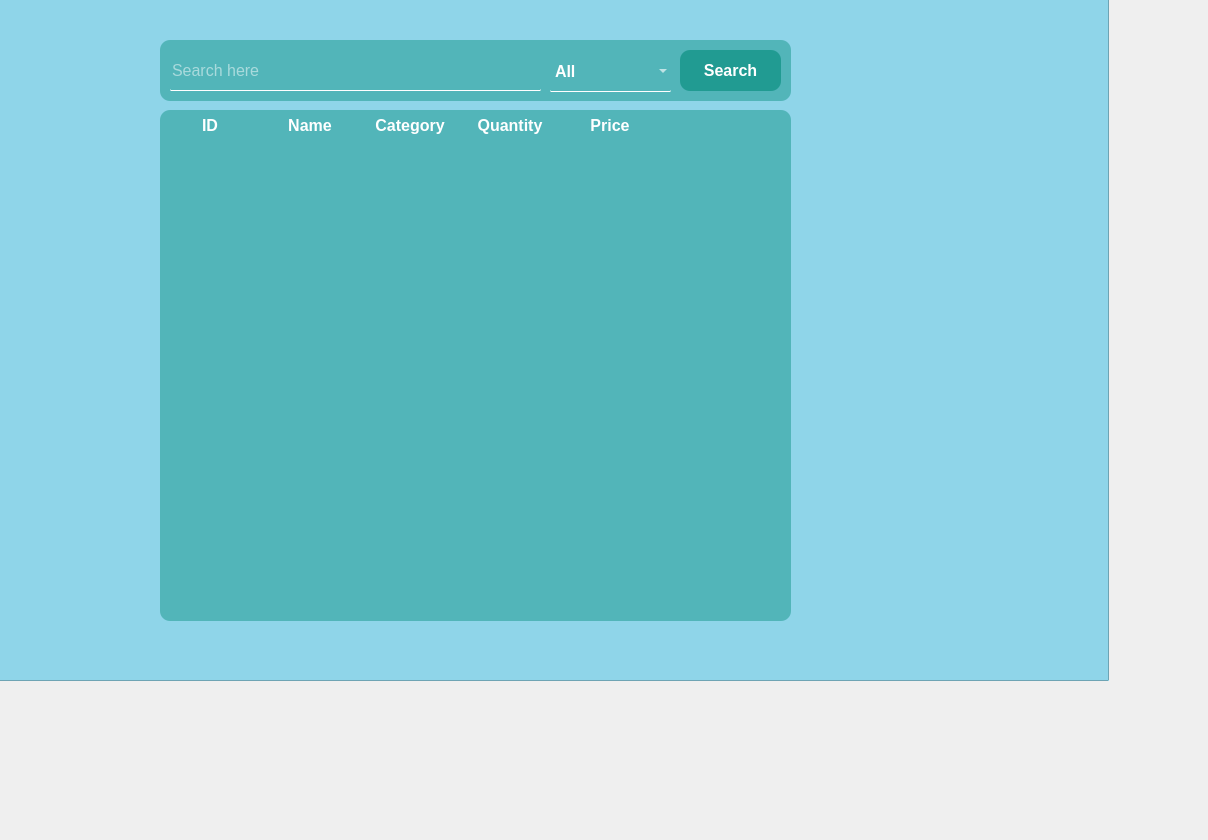
   <widget class="QWidget" name="tab">
    <attribute name="title">
     <string>Products</string>
    </attribute>
    <widget class="QFrame" name="mainFrame">
     <property name="geometry">
      <rect>
       <x>-90</x>
       <y>-150</y>
       <width>1199</width>
       <height>831</height>
      </rect>
     </property>
     <property name="styleSheet">
      <string notr="true">#mainFrame{
background-color:rgb(143,213,233);
}

#searchBtn:hover{
background-color: rgba(0,0,0,0.5);
border-radius: 10px;
color: white;
}
#searchBtn{
background-color: rgba(21,149,136,0.8);

border-radius: 10px;
color: white;
}
#searchtxtbox{
color: white;
border-radius: 1px;
background-color: transparent;
border-bottom: 1px solid white;
}
#searchframe{
background-color: rgba(21,149,136,0.5);
border-radius: 10px;
}
</string>
     </property>
     <property name="frameShape">
      <enum>QFrame::StyledPanel</enum>
     </property>
     <property name="frameShadow">
      <enum>QFrame::Raised</enum>
     </property>
     <widget class="QTableWidget" name="productTable">
      <property name="geometry">
       <rect>
        <x>250</x>
        <y>260</y>
        <width>631</width>
        <height>511</height>
       </rect>
      </property>
      <property name="font">
       <font>
        <pointsize>12</pointsize>
       </font>
      </property>
      <property name="styleSheet">
       <string notr="true">
background-color: rgba(21,149,136,0.5);
border-radius: 10px;
color: white;
</string>
      </property>
      <property name="selectionMode">
       <enum>QAbstractItemView::NoSelection</enum>
      </property>
      <property name="selectionBehavior">
       <enum>QAbstractItemView::SelectItems</enum>
      </property>
      <property name="showGrid">
       <bool>false</bool>
      </property>
      <property name="rowCount">
       <number>10</number>
      </property>
      <property name="columnCount">
       <number>5</number>
      </property>
      <attribute name="horizontalHeaderVisible">
       <bool>false</bool>
      </attribute>
      <attribute name="verticalHeaderVisible">
       <bool>false</bool>
      </attribute>
      <row/>
      <row/>
      <row/>
      <row/>
      <row/>
      <row/>
      <row/>
      <row/>
      <row/>
      <row/>
      <column/>
      <column/>
      <column/>
      <column/>
      <column/>
      <item row="0" column="0">
       <property name="text">
        <string>ID</string>
       </property>
       <property name="font">
        <font>
         <pointsize>12</pointsize>
         <weight>75</weight>
         <bold>true</bold>
        </font>
       </property>
       <property name="textAlignment">
        <set>AlignCenter</set>
       </property>
       <property name="flags">
        <set>ItemIsUserCheckable|ItemIsEnabled</set>
       </property>
      </item>
      <item row="0" column="1">
       <property name="text">
        <string>Name</string>
       </property>
       <property name="font">
        <font>
         <pointsize>12</pointsize>
         <weight>75</weight>
         <bold>true</bold>
        </font>
       </property>
       <property name="textAlignment">
        <set>AlignCenter</set>
       </property>
      </item>
      <item row="0" column="2">
       <property name="text">
        <string>Category</string>
       </property>
       <property name="font">
        <font>
         <pointsize>12</pointsize>
         <weight>75</weight>
         <bold>true</bold>
        </font>
       </property>
       <property name="textAlignment">
        <set>AlignCenter</set>
       </property>
      </item>
      <item row="0" column="3">
       <property name="text">
        <string>Quantity</string>
       </property>
       <property name="font">
        <font>
         <pointsize>12</pointsize>
         <weight>75</weight>
         <bold>true</bold>
        </font>
       </property>
       <property name="textAlignment">
        <set>AlignCenter</set>
       </property>
      </item>
      <item row="0" column="4">
       <property name="text">
        <string>Price</string>
       </property>
       <property name="font">
        <font>
         <pointsize>12</pointsize>
         <weight>75</weight>
         <bold>true</bold>
        </font>
       </property>
       <property name="textAlignment">
        <set>AlignCenter</set>
       </property>
      </item>
      <item row="1" column="0">
       <property name="text">
        <string/>
       </property>
       <property name="flags">
        <set>ItemIsDragEnabled|ItemIsUserCheckable|ItemIsEnabled</set>
       </property>
      </item>
      <item row="1" column="1">
       <property name="flags">
        <set>ItemIsDragEnabled|ItemIsUserCheckable|ItemIsEnabled</set>
       </property>
      </item>
     </widget>
     <widget class="QFrame" name="searchframe">
      <property name="geometry">
       <rect>
        <x>250</x>
        <y>190</y>
        <width>631</width>
        <height>61</height>
       </rect>
      </property>
      <property name="styleSheet">
       <string notr="true"/>
      </property>
      <property name="frameShape">
       <enum>QFrame::StyledPanel</enum>
      </property>
      <property name="frameShadow">
       <enum>QFrame::Raised</enum>
      </property>
      <widget class="QLineEdit" name="searchtxtbox">
       <property name="geometry">
        <rect>
         <x>10</x>
         <y>10</y>
         <width>371</width>
         <height>41</height>
        </rect>
       </property>
       <property name="font">
        <font>
         <pointsize>12</pointsize>
        </font>
       </property>
       <property name="placeholderText">
        <string>Search here</string>
       </property>
      </widget>
      <widget class="QPushButton" name="searchBtn">
       <property name="geometry">
        <rect>
         <x>520</x>
         <y>10</y>
         <width>101</width>
         <height>41</height>
        </rect>
       </property>
       <property name="font">
        <font>
         <pointsize>12</pointsize>
         <weight>75</weight>
         <bold>true</bold>
        </font>
       </property>
       <property name="text">
        <string>Search</string>
       </property>
      </widget>
      <widget class="QComboBox" name="comboBox">
       <property name="geometry">
        <rect>
         <x>390</x>
         <y>11</y>
         <width>121</width>
         <height>41</height>
        </rect>
       </property>
       <property name="font">
        <font>
         <pointsize>12</pointsize>
         <weight>75</weight>
         <bold>true</bold>
        </font>
       </property>
       <property name="styleSheet">
        <string notr="true">#comboBox{
color: white;
border-radius: 1px;
background-color: transparent;
border-bottom: 1px solid white;
}</string>
       </property>
       <item>
        <property name="text">
         <string>All</string>
        </property>
       </item>
       <item>
        <property name="text">
         <string>ID</string>
        </property>
       </item>
       <item>
        <property name="text">
         <string>Name</string>
        </property>
       </item>
       <item>
        <property name="text">
         <string>Category</string>
        </property>
       </item>
       <item>
        <property name="text">
         <string>Quantity</string>
        </property>
       </item>
       <item>
        <property name="text">
         <string>Price</string>
        </property>
       </item>
      </widget>
     </widget>
     <widget class="QLabel" name="label_13">
      <property name="geometry">
       <rect>
        <x>50</x>
        <y>180</y>
        <width>1021</width>
        <height>621</height>
       </rect>
      </property>
      <property name="styleSheet">
       <string notr="true">image: url(:/newPrefix/products-png-5.png);</string>
      </property>
      <property name="text">
       <string/>
      </property>
     </widget>
     <zorder>label_13</zorder>
     <zorder>productTable</zorder>
     <zorder>searchframe</zorder>
    </widget>
   </widget>
